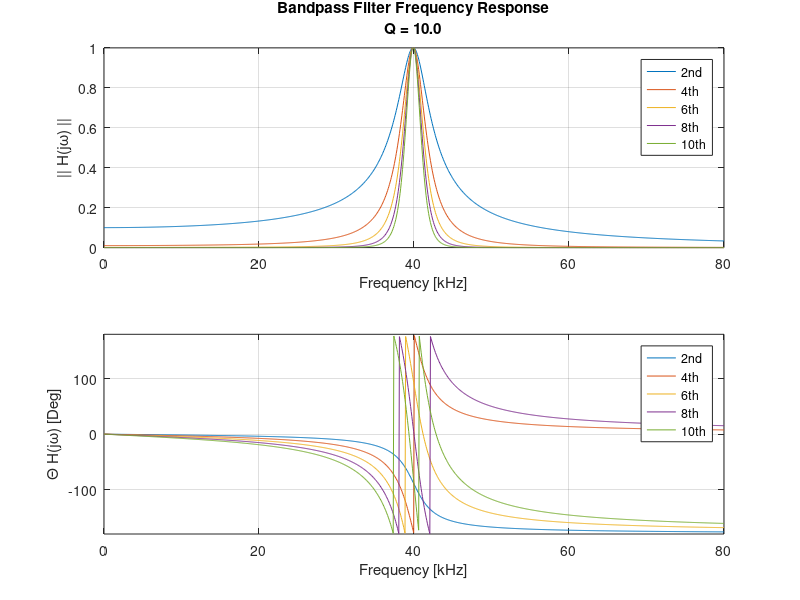

Source code (MATLAB):
% Author: Joshua Simmons
%
% Date: October 22, 2015
%
% Desciption: Plots the frequency response of even N-th order
%               bandpass filters.

clear all;
close all;
clc;

%%%%%%%%%%%%%%%%%%%%%%%%%%%%%%%%%%%%%%%%%%%%%%%%%
%%%%%%%%%%%%%%%%%% USER INPUT %%%%%%%%%%%%%%%%%%%
%%%%%%%%%%%%%%%%%%%%%%%%%%%%%%%%%%%%%%%%%%%%%%%%%

fMid  = 40E+3;% Mid frequency
Q = 10;% Quality factor

%%%%%%%%%%%%%%%%%%%%%%%%%%%%%%%%%%%%%%%%%%%%%%%%%
%%%%%%%%% CALCULATING TRANSFER FUNCTION %%%%%%%%%
%%%%%%%%%%%%%%%%%%%%%%%%%%%%%%%%%%%%%%%%%%%%%%%%%

f = linspace(1,2*fMid,1E+3);
s = 1i*2*pi*f;

omega = 2*pi*fMid;

A = (1/Q) * (omega^2) ./ (s.^2+(omega/Q).*s+omega^2);

%%%%%%%%%%%%%%%%%%%%%%%%%%%%%%%%%%%%%%%%%%%%%%%%%
%%%%%%%%%%% PLOTTING TRANSFER FUNCTION %%%%%%%%%%
%%%%%%%%%%%%%%%%%%%%%%%%%%%%%%%%%%%%%%%%%%%%%%%%%

figure(1);
    subplot(2,1,1);
        plot(0.001*f,abs(A));% 2nd Order
        hold on;
        grid on;
        plot(0.001*f,abs(A.^2));%  4th Order
        plot(0.001*f,abs(A.^3));%  6th Order
        plot(0.001*f,abs(A.^4));%  8th Order
        plot(0.001*f,abs(A.^5));% 10th Order
        ylim([0,1]);
        xlabel('Frequency [kHz]');
        ylabel('|| H(j\omega) ||');
        legend({'2nd','4th','6th','8th','10th'});
        titleString = sprintf('Bandpass Filter Frequency Response\nQ = %3.1f', Q);
        title(titleString);
        hold off;
	subplot(2,1,2);
        plot(0.001*f,(180/pi)*angle(A));% 2nd Order
        hold on;
        plot(0.001*f,(180/pi)*angle(A.^2));%  4th Order
        plot(0.001*f,(180/pi)*angle(A.^3));%  6th Order
        plot(0.001*f,(180/pi)*angle(A.^4));%  8th Order
        plot(0.001*f,(180/pi)*angle(A.^5));% 10th Order
        ylim([-180,180]);
        grid on;
        xlabel('Frequency [kHz]');
        ylabel('\Theta H(j\omega) [Deg]');
        legend({'2nd','4th','6th','8th','10th'});
        hold off;
        